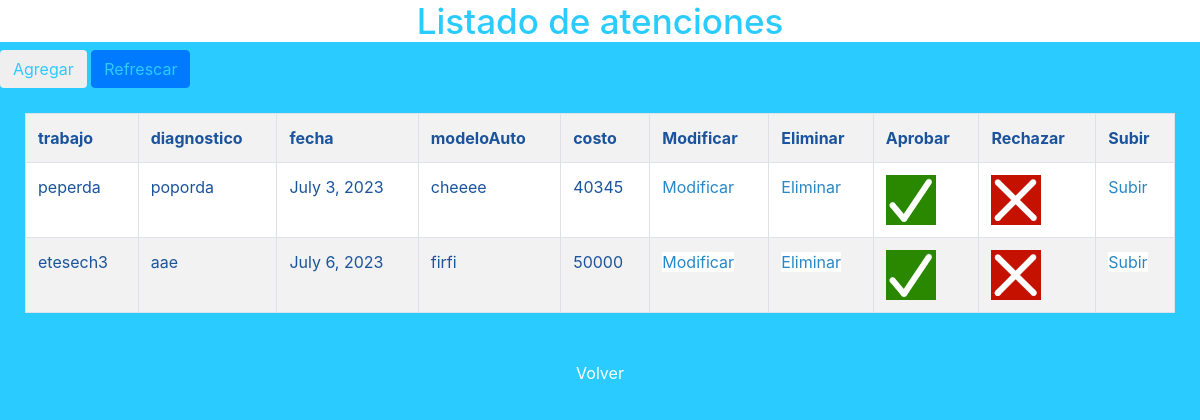
Screenshot of /tallerRayo/listado_atenciones (signed in) with the database file from the repository.
### tallerRayo/models.py (models this page shows, shortened)
class Atencion(models.Model):
     trabajo = models.CharField(primary_key=True, max_length=255)
     diagnostico = models.CharField(max_length=50)
     fecha = models.DateField(max_length=50)
     modeloAuto = models.CharField(max_length=50)
     imagenAuto = models.CharField(max_length=10)
     categoria = models.CharField(max_length=50, blank=True)
     materiales = models.CharField(max_length=500, blank=True)
     nombreMecanico = models.CharField(max_length=45)
     cliente = models.ForeignKey(formularioContacto, on_delete=models.CASCADE)
     rutCliente = models.CharField(max_length=45)
     costo = models.CharField(max_length=40)
     garantia = models.CharField(max_length=30)
     verify = models.CharField(max_length=1, blank=True)

### tallerRayo/views.py (the view)
# urls.py: path('listado_atenciones', views.listado_atenciones, name='listado_atenciones'),
def listado_atenciones(request):
    atenciones = Atencion.objects.all()
    context={"atenciones": atenciones}
    return render(request, 'listado_atenciones.html', context)

### tallerRayo/templates/listado_atenciones.html (shortened to what this page needs)
{% load static %}
<!DOCTYPE html>
<html>
  <head content="width=device-width, initial-scale=1.0">
   <link rel="stylesheet" href="https://stackpath.bootstrapcdn.com/bootstrap/4.1.3/css/bootstrap.min.css"
>
    <link rel="stylesheet" href="{% static 'css/css.css' %}">
  </head>
  <body class="bow">
     <div class="cajaTexto">
      <h2><header>Listado de atenciones</header></h2>
     </div>
    <button type="button" class="btn btn-xs"><a href="{% url 'formulario_atenciones_CORREGIDO' %}"> Agregar</a></button>
    <button type="button" class="btn btn-xs btn-primary"><a href="{% url 'listado_atenciones' %}"> Refrescar</a></button>
     <div class="lario3">
      <table class="table table-bordered table-striped" id="tabla1" style="background-color: white; color: #1b539c;">
        {% if atenciones%}
          <th>trabajo</th>
          <th>diagnostico</th>
          <th>fecha</th>
          <th>modeloAuto</th>
          <th>costo</th>
          <th>Modificar</th>
          <th>Eliminar</th>
          {% if user.is_authenticated and user.is_superuser %}
          <th>Aprobar</th>
          <th>Rechazar</th>
          <th>Subir</th>
          {% endif %}
          {% for x in atenciones%}
            {% if x.verify != '1' %}
            <tr>
              <td>{{ x.trabajo}}</td>
              <td>{{ x.diagnostico}}</td>
              <td>{{ x.fecha}}</td>
              <td>{{ x.modeloAuto}}</td>
              <td>{{ x.costo}}</td>
              <td><a class="btn-xs btn-warning" style="padding: 0 !important;" href="{% url 'modificar_atenciones' pk=x.trabajo %}">Modificar</a></td>
              <td><a class="btn-xs btn-danger" style="padding: 0 !important;" href="{% url 'eliminar_atenciones' pk=x.trabajo %}">Eliminar</a></td>
              {% if user.is_authenticated and user.is_superuser %}
              <td><a class="btn-xs bootstrapcdn" style="padding: 0 !important;" href="{% url 'ate_aprobada' %}">
                <img src="{% static 'img/icon1.png' %}">
              </a></td>
              <td><a class="btn-xs bootstrapcdn" style="padding: 0 !important;" href="{% url 'ate_rechazada' %}">
                <img src="{% static 'img/icon2.png' %}">
              </a></td>
              <td><a class="btn-xs btn-warning" style="padding: 0 !important;" href="{% url 'modificar_atenciones_us' pk=x.trabajo %}">Subir</a></td>
            {% endif %}
            </tr>
            {% endif %}
          {% endfor%}
        {% else %}
        <tr>
          <td>No existen atenciones</td>
        </tr>
        {%endif%}
      </table>
     </div>
      <div class="buttons">
        <center><div class="nav-item">
            <a href="{% url 'cuenta_angel_d_revilla' %}" style="color: white;" type="button" class="login-button btn btn-xs btn-default" title="Log in">
             Volver </a></center>
      </div>
  </body>
</html>

### tallerRayo/static/css/css.css (style rules this page uses)
header { color: #2ACBFF; text-align: center; font-size: 35px; }
.bow { background-color:#2ACBFF; }
.cajaTexto * { background-color: white !important; }
a { color: #2ACBFF; }
.lario3 { display: flex; justify-content: center; padding: 25px; margin:auto; background-color:#2ACBFF; color: white; list-style: none; flex-direction: column; }
.lario3 a { background-color: white; color:#2787c7; width: 70vw; background-clip: padding-box; max-width: 70vw; padding: 20px; }

### rows the page displays
Atencion: trabajo "peperda", diagnostico "poporda", fecha "July 3, 2023", modeloAuto "cheeee", costo "40345"
Atencion: trabajo "etesech3", diagnostico "aae", fecha "July 6, 2023", modeloAuto "firfi", costo "50000"
